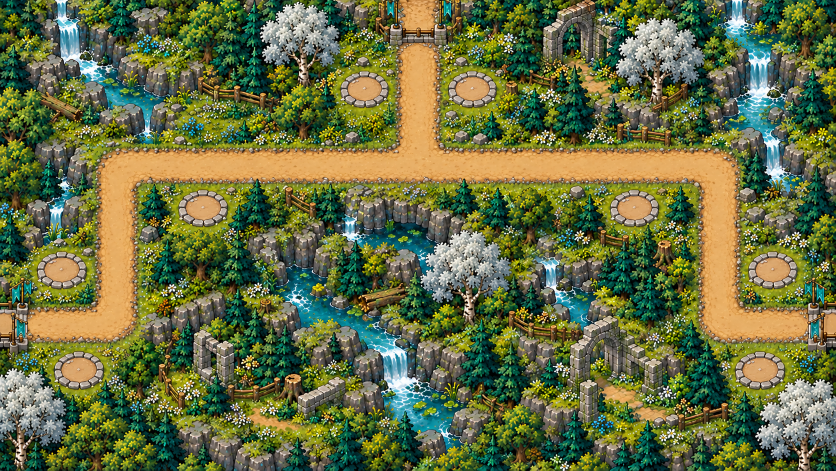
#> input picture source/maps/1-original.png, 1672 x 941 px, found by its file name (shown at 1/2 size)
$ python remove_trees.py ../maps/1-original.png
#> lines starting #> are read from the running program, lines starting #| are printed output that depends on the picture; after the words box and inside, x2 and y2 are one past the last pixel; in counts of white or black regions, pixels touching at a corner belong together
"""Paints selected birches out of the map by cloning forest from elsewhere.

For every tree, a mask of its light crown and trunk is built inside the given
rectangle. The mask is filled from the place on the map whose surroundings
match the mask's border best, with no path, water, stone or other birch inside
the copied area. The result is written to a new file; the source map is not touched.

    python tools/remove_trees.py <out.png> x0,y0,x1,y1 [x0,y0,x1,y1 ...]
"""
import sys
import numpy as np
from PIL import Image
from scipy import ndimage as nd

src_path = 'source/maps/1-original.png'
out_path, boxes = sys.argv[1], [tuple(int(v) for v in b.split(',')) for b in sys.argv[2:]]
img = np.asarray(Image.open(src_path).convert('RGB')).astype(float)
H, W = img.shape[:2]
#> H = 941; W = 1672
R, G, B = img[..., 0], img[..., 1], img[..., 2]
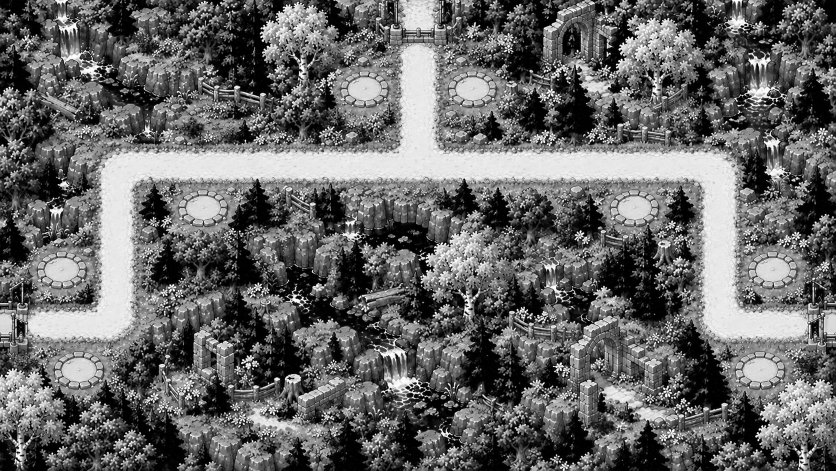
#> R: shape (941, 1672) float64 (shown at 1/2 size); min 0, max 255, mean 102.4
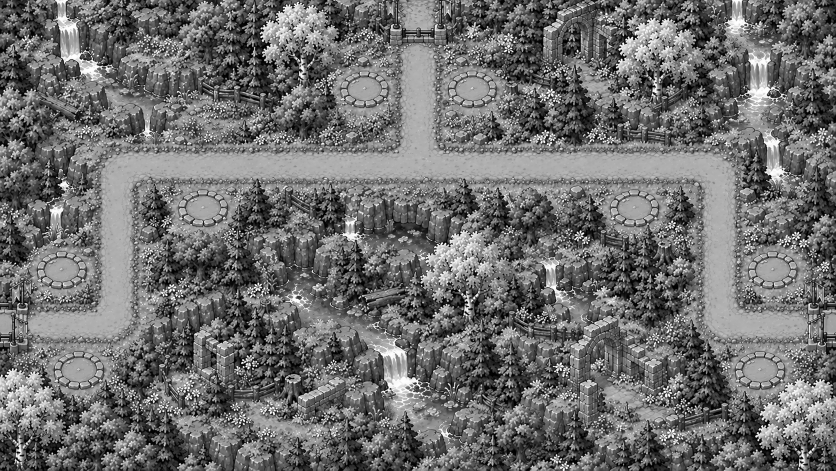
#> G: shape (941, 1672) float64 (shown at 1/2 size); min 0, max 255, mean 110.4
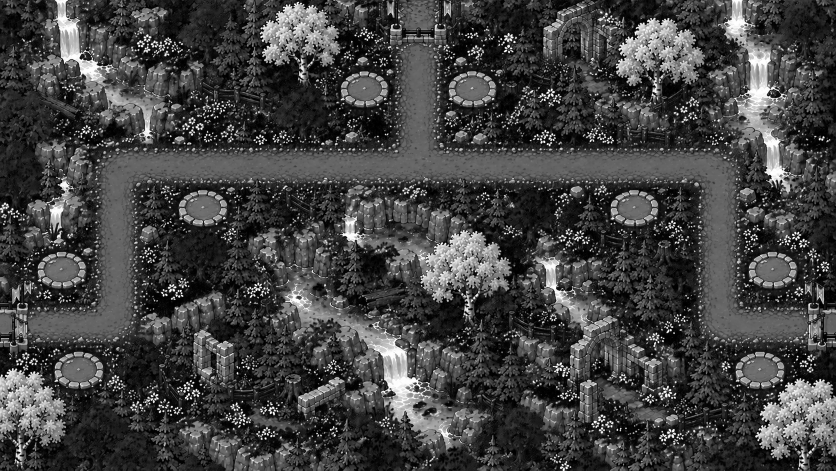
#> B: shape (941, 1672) float64 (shown at 1/2 size); min 0, max 255, mean 66.3
light = (img.min(2) > 105) & (np.ptp(img, 2) < 70)                  # birch leaves, bark, stones
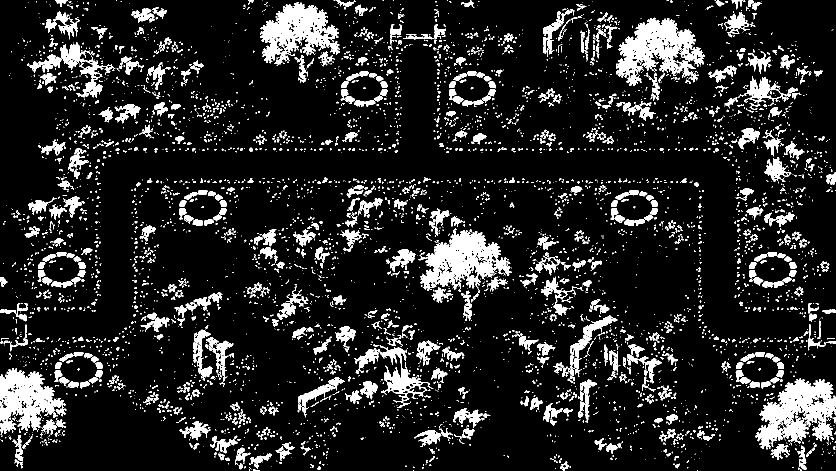
#> light: shape (941, 1672) bool (shown at 1/2 size); 12.7% white; 5494 white regions (4541 under 20 px), largest, box (x1, y1, x2, y2) and area: (1510, 756, 1672, 899) 12009, (1232, 35, 1410, 172) 11699, (840, 457, 1023, 582) 11089
dirt = (R > G + 15) & (G > B + 15) & (R > 150)                       # path and bare ground
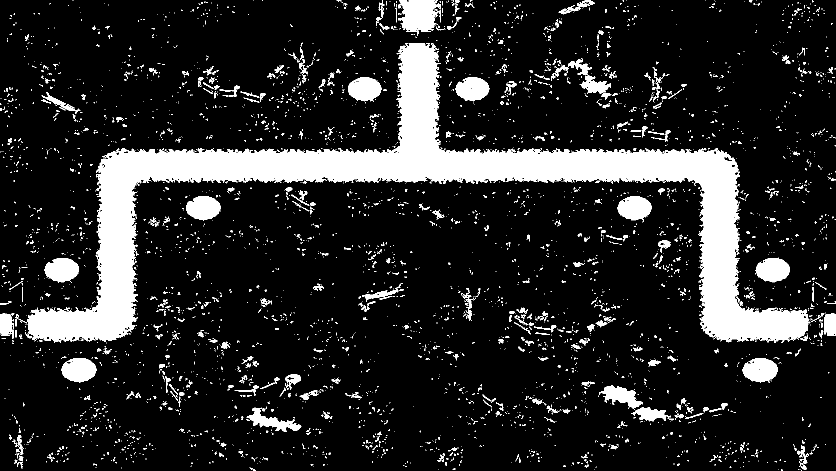
#> dirt: shape (941, 1672) bool (shown at 1/2 size); 14.2% white; 4433 white regions (3977 under 20 px), largest, box (x1, y1, x2, y2) and area: (51, 86, 1617, 686) 151013, (796, 0, 878, 61) 3916, (123, 716, 193, 765) 2580
water = (B > R + 40) & (B > G - 10) & (B > 120)
#> water: shape (941, 1672) bool; 2.9% white; 1281 white regions (1152 under 20 px), largest, box (x1, y1, x2, y2) and area: (569, 566, 816, 770) 7882, (763, 781, 906, 867) 5072, (1474, 194, 1569, 285) 3197
stone = (np.ptp(img, 2) < 40) & (img.min(2) > 70)                    # grey cliffs and rocks
#> stone: shape (941, 1672) bool; 16.3% white; 4505 white regions (3628 under 20 px), largest, box (x1, y1, x2, y2) and area: (1510, 756, 1672, 921) 15345, (840, 430, 1023, 606) 15300, (1232, 35, 1410, 172) 13872
bad = nd.binary_dilation(dirt | water | stone, iterations=2)
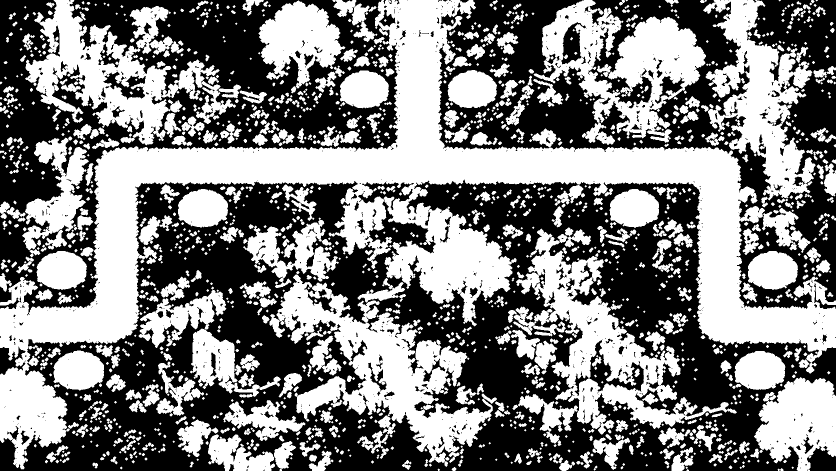
#> bad: shape (941, 1672) bool (shown at 1/2 size); 50.4% white; 919 black regions (748 under 20 px), largest, box (x1, y1, x2, y2) and area: (0, 359, 1672, 941) 429681, (0, 0, 796, 631) 165110, (876, 0, 1672, 620) 156150

# Tower pads must stay intact: ring centres and widths as in game.js (padRings).
PADS = [(728.5,178.5,96),(944.5,178,96),(405.5,415.5,98),(1269,416.5,97),
        (123,539.5,99),(1545.5,540.5,98),(157.5,740,100),(1520,740.5,99)]
yy, xx = np.mgrid[0:H, 0:W]
protect = np.zeros((H, W), bool)
for px, py, pw in PADS:
    protect |= ((xx - px) / (pw / 2 + 8)) ** 2 + ((yy - py) / (pw * .39 + 8)) ** 2 <= 1
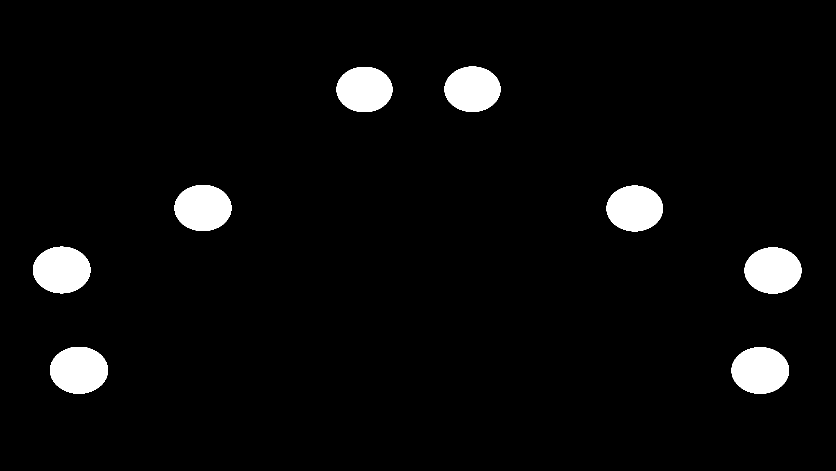
#> protect: shape (941, 1672) bool (shown at 1/2 size); 4.2% white; 8 white regions, largest, box (x1, y1, x2, y2) and area: (100, 694, 216, 787) 8552, (66, 493, 181, 587) 8430, (1463, 694, 1578, 788) 8430

masks = []
for x0, y0, x1, y1 in boxes:
    box = np.zeros((H, W), bool); box[y0:y1, x0:x1] = True
    m = nd.binary_closing(light & box & ~protect, iterations=3)
    lab, n = nd.label(m)
    sizes = nd.sum(m, lab, range(1, n + 1))
    m = np.isin(lab, 1 + np.nonzero(sizes >= max(120, sizes.max() * .02))[0])
    m = nd.binary_fill_holes(nd.binary_closing(m, iterations=3))
    m = nd.binary_dilation(m & box & ~protect, iterations=4) & ~protect   # may spill past the box so edges blend
    masks.append(m)
#> after the loop, masks = []
all_trees = np.any(masks, axis=0)
#> all_trees = False
used = np.zeros((H, W), bool)                                        # forest already copied once

out = img.copy()
for m in masks:
    ys, xs = np.nonzero(m)
    by0, by1, bx0, bx1 = ys.min(), ys.max() + 1, xs.min(), xs.max() + 1
    mm = m[by0:by1, bx0:bx1]
    ring = nd.binary_dilation(mm, iterations=5) & ~mm
    ring_full = np.zeros((H, W), bool); ring_full[by0:by1, bx0:bx1] = ring
    target = img[by0:by1, bx0:bx1]
    h, w = mm.shape
    best = None
    for sy in range(0, H - h, 5):
        for sx in range(0, W - w, 5):
            if abs(sx - bx0) < w and abs(sy - by0) < h: continue          # not from the tree itself
            if all_trees[sy:sy+h, sx:sx+w][mm].any() or used[sy:sy+h, sx:sx+w][mm].mean() > .1: continue
            frac = bad[sy:sy+h, sx:sx+w][mm].mean()
            if frac > .3: continue
            # Border match, plus a penalty for copying rocks, path or water into the forest.
            cost = ((img[sy:sy+h, sx:sx+w][ring] - target[ring]) ** 2).mean() + 30000 * frac
            if best is None or cost < best[0]: best = (cost, sy, sx)
    _, sy, sx = best
    used[sy:sy+h, sx:sx+w] |= mm
    print(f'tree at {bx0},{by0} {w}x{h} <- forest from {sx},{sy}')
    a = nd.gaussian_filter(mm.astype(float), 2.5)
    a = np.clip(a * 1.6, 0, 1)[..., None]
    out[by0:by1, bx0:bx1] = out[by0:by1, bx0:bx1] * (1 - a) + img[sy:sy+h, sx:sx+w] * a
#> this loop made 0 passes
#> used: shape (941, 1672) bool; every value is 0
Image.fromarray(out.round().astype(np.uint8)).save(out_path)
